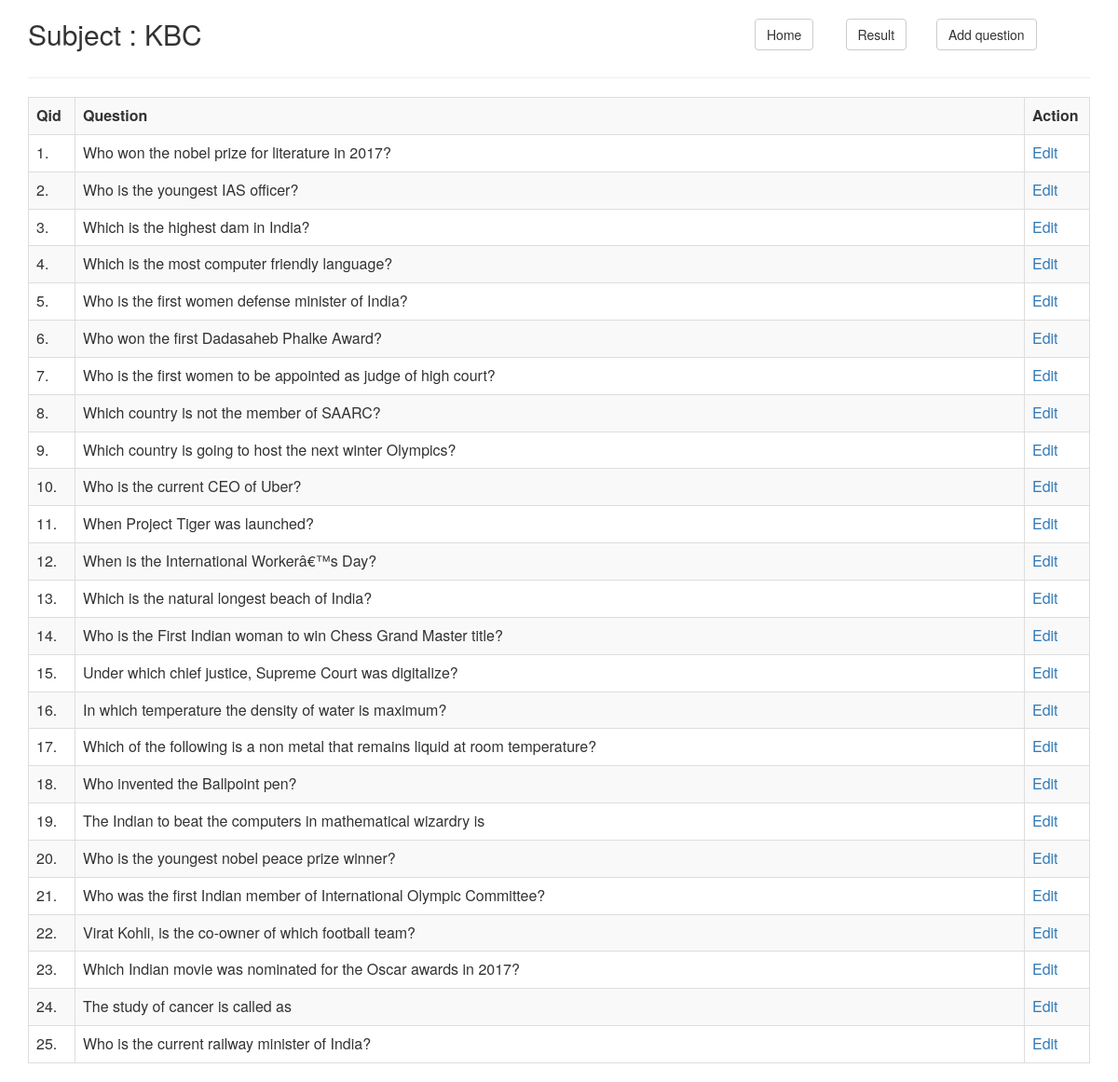
The page /admin/subject-questions.php?subject=cpp (signed in) on the database its author committed.
### tables this page shows
CREATE TABLE `cpp` (
  `qid` int(11) NOT NULL,
  `question` varchar(60000) NOT NULL,
  `option_a` varchar(256) NOT NULL,
  `option_b` varchar(256) NOT NULL,
  `option_c` varchar(256) NOT NULL,
  `option_d` varchar(256) NOT NULL,
  `answer` varchar(256) NOT NULL
);

### admin/subject-questions.php (the view, shortened to what this page needs)
<?php
	extract($_GET) ;
	require_once('../includes/config.php');
	if($subject=="c") $show_sub="C";
	else if($subject=="cpp") $show_sub="KBC";
		else $show_sub="Puzzle";
?>
<html>
<head>
    <link rel="stylesheet" href="https://maxcdn.bootstrapcdn.com/bootstrap/3.3.7/css/bootstrap.min.css">
</head>
<body>
<div class="container" >
<div class="row">
        <div class="col-sm-8" ><h2>Subject : <?php echo $show_sub ?></h2></div>
		<div class="col-sm-1" style="padding-top:20px"><a href="index.php" class="btn btn-default">Home</a></div>
		<div class="col-sm-1" style="padding-top:20px"><a href="result-list.php?subject=<?php echo $subject ?>" class="btn btn-default">Result</a></div>
		<div class="col-sm-2" style="padding-top:20px"><a href="add-question.php?subject=<?php echo $subject ?>&action=add" class="btn btn-default">Add question</a></div>
</div>
<hr>
<?php
$query="select * from $subject ";
$result=$conn->query($query);
if($result->num_rows > 0)
	{	echo '<table class="table table-bordered table-striped table-hover"><tr><th>Qid</th><th>Question</th><th>Action</th></tr>' ;
		while($rows=$result->fetch_assoc())
		{
		echo '<tr><td width="50">'.$rows['qid'].'.</td>';
		$str=substr($rows['question'],0,80);
		echo '<td>'.$str.'</td>
		<td width="70" ><a href="update-question.php?subject='.$subject.'&qid='.$rows['qid'].'&action=edit">Edit</a></td></tr>';
		}
		echo '</table>';
	}
else
	{
		echo "<b>No question found here</b>";
	}
?>
</div>
</body>
<html>

### rows shown on the page
cpp: qid "1", question "Who won the nobel prize for literature in 2017?"
cpp: qid "2", question "Who is the youngest IAS officer?"
cpp: qid "3", question "Which is the highest dam in India?"
cpp: qid "4", question "Which is the most computer friendly language?"
cpp: qid "5", question "Who is the first women defense minister of India?"
cpp: qid "6", question "Who won the first Dadasaheb Phalke Award?"
cpp: qid "7", question "Who is the first women to be appointed as judge of high court?"
cpp: qid "8", question "Which country is not the member of SAARC?"
cpp: qid "9", question "Which country is going to host the next winter Olympics?"
cpp: qid "10", question "Who is the current CEO of Uber?"
cpp: qid "11", question "When Project Tiger was launched?"
cpp: qid "12", question "When is the International Workerâ€™s Day?"
cpp: qid "13", question "Which is the natural longest beach of India?"
cpp: qid "14", question "Who is the First Indian woman to win Chess Grand Master title?"
cpp: qid "15", question "Under which chief justice, Supreme Court was digitalize?"
cpp: qid "16", question "In which temperature the density of water is maximum?"
cpp: qid "17", question "Which of the following is a non metal that remains liquid at room temperature?"
cpp: qid "18", question "Who invented the Ballpoint pen?"
cpp: qid "19", question "The Indian to beat the computers in mathematical wizardry is"
cpp: qid "20", question "Who is the youngest nobel peace prize winner?"
cpp: qid "21", question "Who was the first Indian member of International Olympic Committee?"
cpp: qid "22", question "Virat Kohli, is the co-owner of which football team?"
cpp: qid "23", question "Which Indian movie was nominated for the Oscar awards in 2017?"
cpp: qid "24", question "The study of cancer is called as"
cpp: qid "25", question "Who is the current railway minister of India?"

### other values the page prints
$show_sub "KBC"
